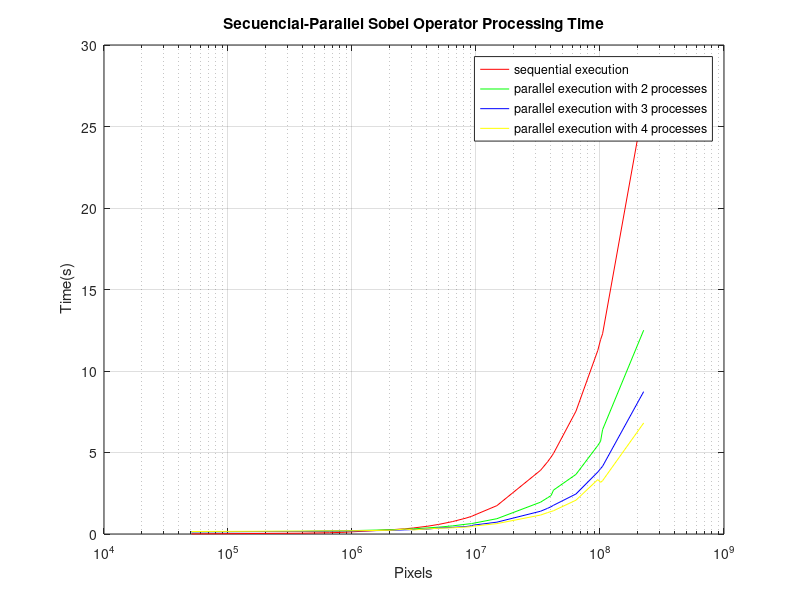

Write the MATLAB code that produced this figure.
time_seq= [0.00728054 0.048273825 0.078703333333333 0.09951275  0.263082 0.31811666666667 0.37230433333333 0.48137366666667 0.58732633333333 0.762904 0.974609 1.08353 1.1200933333333 1.7405766666667  3.9105733333333 4.4243633333333 4.72202 4.94553 7.53372 11.263666666667 11.924866666667 12.284033333333 26.3461];
time_mpi2=[0.137189 0.16443125 0.184956 0.1932405 0.26284925 0.29367525 0.315053 0.3759905 0.42185725 0.499206 0.6003105 0.638788 0.654707 0.939198 1.953205 2.2225725 2.357455 2.6941025 3.6569825 5.4311075 5.6958175 6.4034475 12.50215];
time_mpi3=[0.13603225 0.1531635 0.176478 0.17815475 0.2230275 0.25540875 0.27105375 0.304681 0.368245  0.4062115 0.45829025 0.50150875 0.54040966666667 0.72679225 1.39743 1.57397 1.67468 1.7629925 2.45542 3.803515 4.0112725 4.15489 8.7349125];
time_mpi4=[0.15271633333333 0.1772465 0.192062 0.191233 0.229066 0.30055233333333 0.25310266666667 0.31472075 0.35127075 0.38001733333333 0.427462575 0.45064233333333 0.47984266666667 0.635623 1.16306 1.31144 1.3794366666667 1.42732 2.07355 3.33854 3.170505 3.27147 6.809645];
pixels=[50625 382800 660000 828450 2073600 2661120 3145728 4096000 4990464 6480000 8294400 9216000 9437184 14745600 33177600 37748736 40320000 42177408 64000000 96000000 101092970 104917200 225000000];

semilogx(pixels,time_seq, 'r');
hold on;
semilogx(pixels, time_mpi2,'g');
semilogx(pixels, time_mpi3,'b');
semilogx(pixels, time_mpi4, 'y');
title('Secuencial-Parallel Sobel Operator Processing Time');
xlabel('Pixels');
ylabel(' Time(s)');  grid on;
legend('sequential execution', 'parallel execution with 2 processes','parallel execution with 3 processes','parallel execution with 4 processes','Location','northeast');
hold off;
